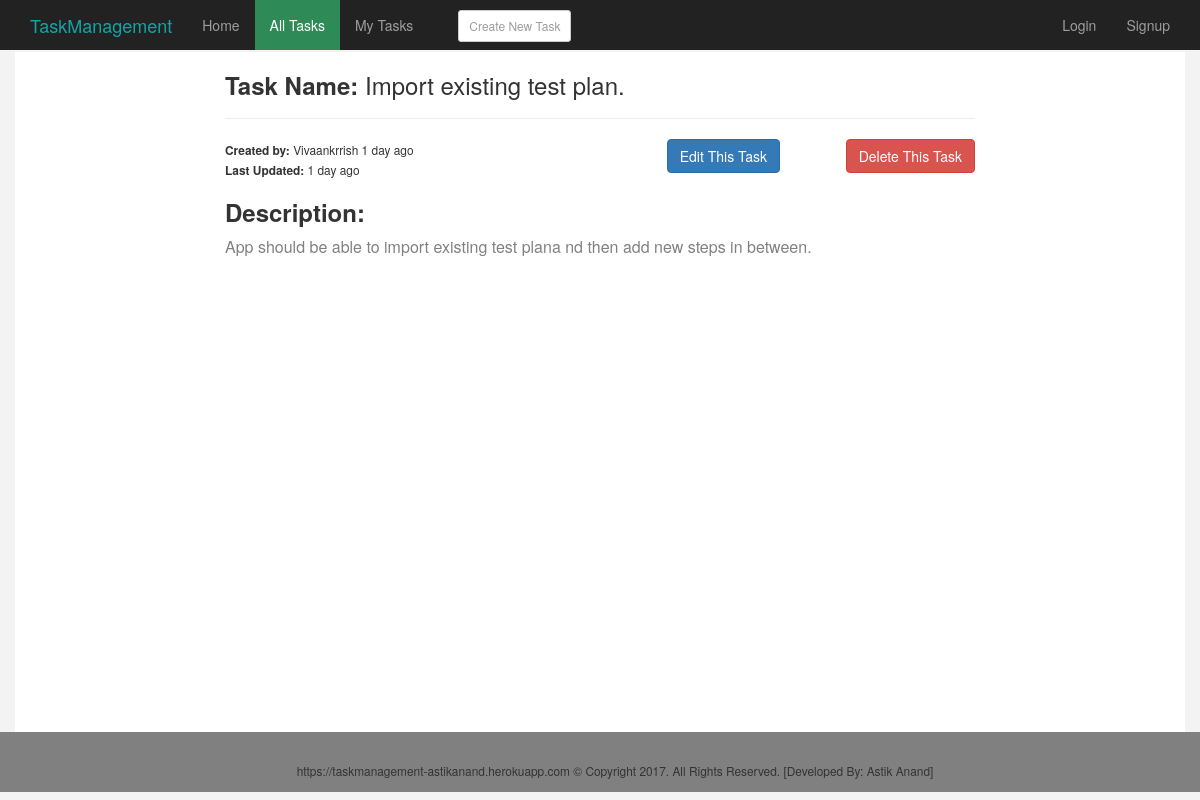
The page /task/2/detail/ on the database its author committed.
### task/models.py (models this page shows)
class Task(models.Model):
    name = models.CharField(max_length=100)
    description = models.TextField()
    user = models.ForeignKey(User, on_delete=models.CASCADE, default=1)
    dateCreated = models.DateTimeField('date created', auto_now_add=True)
    dateUpdated = models.DateTimeField('date updated', auto_now=True)

### task/views.py (the view)
# urls.py: url(r'^(?P<taskid>\d+)/detail/$',views.taskDetail, name='taskDetail'),
def taskDetail(request,taskid):
    task = get_object_or_404(Task, id=taskid)
    context={'task':task}
    if (task.user == request.user):
        context['myTaskTabActive'] = True
    else:
        context['allTaskTabActive'] = True
    return render(request, 'task/detail_task.html', context)

### task/templates/task/detail_task.html (shortened to what this page needs)
{% extends 'main/base.html' %}
{% load humanize %}
{% block content %}
    <div class="row">
        <div class="col-md-offset-2 col-md-8">
            {% if task %}
                <h3><b>Task Name: </b>{{task.name}}</h3><hr>
                <div class="row">
                    <div class="col-md-6">
                        <small><b>Created by: </b>{{task.user.username | capfirst}} {{task.dateCreated | naturaltime}}</small><br>
                        <small><b>Last Updated: </b> {{task.dateUpdated|naturaltime}}</h4>
                    </div>
                    <div class="col-md-3">
                        <a href="{% url 'editTask' task.id %}" class="btn btn-primary pull-right">Edit This Task</a>
                    </div>
                    <div class="col-md-3">
                        <a href="{% url 'deleteTask' task.id %}" class="btn btn-danger pull-right">Delete This Task</a>
                    </div>
                </div>
                <h3><b>Description:</b></h3>
                <p>{{task.description | safe}}</p>
            {% else %}
                <h3>Not available</h3>
            {% endif %}
        </div>
    </div>
{% endblock %}

### main/static/main/css/custom.css (style rules this page uses)
body { padding-top: 70px; background: #f3f3f3; }
p { font-size: 16px; color: gray; }

### rows shown on the page
Task: name "Import existing test plan.", user.username "Vivaankrrish", dateCreated "1 day ago", dateUpdated "1 day ago", description "App should be able to import existing test plana nd then add new steps in between."
